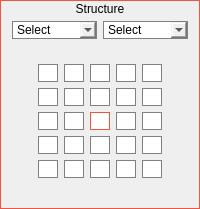
             <widget class="QGroupBox" name="groupBox_6">
              <property name="minimumSize">
               <size>
                <width>0</width>
                <height>0</height>
               </size>
              </property>
              <property name="maximumSize">
               <size>
                <width>16777215</width>
                <height>400</height>
               </size>
              </property>
              <property name="styleSheet">
               <string notr="true">border: 1px solid #F05542;</string>
              </property>
              <property name="title">
               <string>Structure</string>
              </property>
              <property name="alignment">
               <set>Qt::AlignCenter</set>
              </property>
              <layout class="QVBoxLayout" name="verticalLayout_19">
               <property name="topMargin">
                <number>20</number>
               </property>
               <item>
                <layout class="QHBoxLayout" name="horizontalLayout_8">
                 <property name="sizeConstraint">
                  <enum>QLayout::SetDefaultConstraint</enum>
                 </property>
                 <item>
                  <widget class="QComboBox" name="sizeEstruc">
                   <property name="styleSheet">
                    <string notr="true">border: 1px solid grey</string>
                   </property>
                   <item>
                    <property name="text">
                     <string>Select</string>
                    </property>
                   </item>
                   <item>
                    <property name="text">
                     <string>3x3</string>
                    </property>
                   </item>
                   <item>
                    <property name="text">
                     <string>5x5</string>
                    </property>
                   </item>
                  </widget>
                 </item>
                 <item>
                  <widget class="QComboBox" name="optionsEstruc">
                   <property name="styleSheet">
                    <string notr="true">border: 1px solid grey</string>
                   </property>
                   <item>
                    <property name="text">
                     <string>Select</string>
                    </property>
                   </item>
                   <item>
                    <property name="text">
                     <string>option 1</string>
                    </property>
                   </item>
                   <item>
                    <property name="text">
                     <string>option 2</string>
                    </property>
                   </item>
                   <item>
                    <property name="text">
                     <string>option 3</string>
                    </property>
                   </item>
                   <item>
                    <property name="text">
                     <string>option 4</string>
                    </property>
                   </item>
                   <item>
                    <property name="text">
                     <string>option 5</string>
                    </property>
                   </item>
                   <item>
                    <property name="text">
                     <string>option 6</string>
                    </property>
                   </item>
                   <item>
                    <property name="text">
                     <string>option 7</string>
                    </property>
                   </item>
                  </widget>
                 </item>
                </layout>
               </item>
               <item>
                <spacer name="verticalSpacer">
                 <property name="orientation">
                  <enum>Qt::Vertical</enum>
                 </property>
                 <property name="sizeType">
                  <enum>QSizePolicy::Expanding</enum>
                 </property>
                 <property name="sizeHint" stdset="0">
                  <size>
                   <width>20</width>
                   <height>10</height>
                  </size>
                 </property>
                </spacer>
               </item>
               <item>
                <widget class="QFrame" name="structure">
                 <property name="minimumSize">
                  <size>
                   <width>0</width>
                   <height>0</height>
                  </size>
                 </property>
                 <property name="styleSheet">
                  <string notr="true">border: none</string>
                 </property>
                 <property name="frameShape">
                  <enum>QFrame::StyledPanel</enum>
                 </property>
                 <property name="frameShadow">
                  <enum>QFrame::Raised</enum>
                 </property>
                 <layout class="QVBoxLayout" name="verticalLayout_21">
                  <item>
                   <layout class="QGridLayout" name="grid">
                    <item row="2" column="0">
                     <layout class="QHBoxLayout" name="E_1">
                      <item>
                       <widget class="QLineEdit" name="e_1_0">
                        <property name="enabled">
                         <bool>false</bool>
                        </property>
                        <property name="minimumSize">
                         <size>
                          <width>0</width>
                          <height>0</height>
                         </size>
                        </property>
                        <property name="maximumSize">
                         <size>
                          <width>20</width>
                          <height>20</height>
                         </size>
                        </property>
                        <property name="styleSheet">
                         <string notr="true">border: 1px solid grey</string>
                        </property>
                        <property name="alignment">
                         <set>Qt::AlignCenter</set>
                        </property>
                       </widget>
                      </item>
                      <item>
                       <widget class="QLineEdit" name="e_1_1">
                        <property name="enabled">
                         <bool>false</bool>
                        </property>
                        <property name="minimumSize">
                         <size>
                          <width>0</width>
                          <height>0</height>
                         </size>
                        </property>
                        <property name="maximumSize">
                         <size>
                          <width>20</width>
                          <height>20</height>
                         </size>
                        </property>
                        <property name="styleSheet">
                         <string notr="true">border: 1px solid grey</string>
                        </property>
                        <property name="alignment">
                         <set>Qt::AlignCenter</set>
                        </property>
                       </widget>
                      </item>
                      <item>
                       <widget class="QLineEdit" name="e_1_2">
                        <property name="enabled">
                         <bool>false</bool>
                        </property>
                        <property name="minimumSize">
                         <size>
                          <width>0</width>
                          <height>0</height>
                         </size>
                        </property>
                        <property name="maximumSize">
                         <size>
                          <width>20</width>
                          <height>20</height>
                         </size>
                        </property>
                        <property name="styleSheet">
                         <string notr="true">border: 1px solid grey</string>
                        </property>
                        <property name="alignment">
                         <set>Qt::AlignCenter</set>
                        </property>
                       </widget>
                      </item>
                      <item>
                       <widget class="QLineEdit" name="e_1_3">
                        <property name="enabled">
                         <bool>false</bool>
                        </property>
                        <property name="minimumSize">
                         <size>
                          <width>0</width>
                          <height>0</height>
                         </size>
                        </property>
                        <property name="maximumSize">
                         <size>
                          <width>20</width>
                          <height>20</height>
                         </size>
                        </property>
                        <property name="styleSheet">
                         <string notr="true">border: 1px solid grey</string>
                        </property>
                        <property name="alignment">
                         <set>Qt::AlignCenter</set>
                        </property>
                       </widget>
                      </item>
                      <item>
                       <widget class="QLineEdit" name="e_1_4">
                        <property name="enabled">
                         <bool>false</bool>
                        </property>
                        <property name="minimumSize">
                         <size>
                          <width>0</width>
                          <height>0</height>
                         </size>
                        </property>
                        <property name="maximumSize">
                         <size>
                          <width>20</width>
                          <height>20</height>
                         </size>
                        </property>
                        <property name="styleSheet">
                         <string notr="true">border: 1px solid grey</string>
                        </property>
                        <property name="alignment">
                         <set>Qt::AlignCenter</set>
                        </property>
                       </widget>
                      </item>
                     </layout>
                    </item>
                    <item row="5" column="0">
                     <layout class="QHBoxLayout" name="E_4">
                      <item>
                       <widget class="QLineEdit" name="e_4_0">
                        <property name="enabled">
                         <bool>false</bool>
                        </property>
                        <property name="minimumSize">
                         <size>
                          <width>0</width>
                          <height>0</height>
                         </size>
                        </property>
                        <property name="maximumSize">
                         <size>
                          <width>20</width>
                          <height>20</height>
                         </size>
                        </property>
                        <property name="styleSheet">
                         <string notr="true">border: 1px solid grey</string>
                        </property>
                        <property name="alignment">
                         <set>Qt::AlignCenter</set>
                        </property>
                       </widget>
                      </item>
                      <item>
                       <widget class="QLineEdit" name="e_4_1">
                        <property name="enabled">
                         <bool>false</bool>
                        </property>
                        <property name="minimumSize">
                         <size>
                          <width>0</width>
                          <height>0</height>
                         </size>
                        </property>
                        <property name="maximumSize">
                         <size>
                          <width>20</width>
                          <height>20</height>
                         </size>
                        </property>
                        <property name="styleSheet">
                         <string notr="true">border: 1px solid grey</string>
                        </property>
                        <property name="alignment">
                         <set>Qt::AlignCenter</set>
                        </property>
                       </widget>
                      </item>
                      <item>
                       <widget class="QLineEdit" name="e_4_2">
                        <property name="enabled">
                         <bool>false</bool>
                        </property>
                        <property name="minimumSize">
                         <size>
                          <width>0</width>
                          <height>0</height>
                         </size>
                        </property>
                        <property name="maximumSize">
                         <size>
                          <width>20</width>
                          <height>20</height>
                         </size>
                        </property>
                        <property name="styleSheet">
                         <string notr="true">border: 1px solid grey</string>
                        </property>
                        <property name="alignment">
                         <set>Qt::AlignCenter</set>
                        </property>
                       </widget>
                      </item>
                      <item>
                       <widget class="QLineEdit" name="e_4_3">
                        <property name="enabled">
                         <bool>false</bool>
                        </property>
                        <property name="minimumSize">
                         <size>
                          <width>0</width>
                          <height>0</height>
                         </size>
                        </property>
                        <property name="maximumSize">
                         <size>
                          <width>20</width>
                          <height>20</height>
                         </size>
                        </property>
                        <property name="styleSheet">
                         <string notr="true">border: 1px solid grey</string>
                        </property>
                        <property name="alignment">
                         <set>Qt::AlignCenter</set>
                        </property>
                       </widget>
                      </item>
                      <item>
                       <widget class="QLineEdit" name="e_4_4">
                        <property name="enabled">
                         <bool>false</bool>
                        </property>
                        <property name="minimumSize">
                         <size>
                          <width>0</width>
                          <height>0</height>
                         </size>
                        </property>
                        <property name="maximumSize">
                         <size>
                          <width>20</width>
                          <height>20</height>
                         </size>
                        </property>
                        <property name="styleSheet">
                         <string notr="true">border: 1px solid grey</string>
                        </property>
                        <property name="alignment">
                         <set>Qt::AlignCenter</set>
                        </property>
                       </widget>
                      </item>
                     </layout>
                    </item>
                    <item row="3" column="0">
                     <layout class="QHBoxLayout" name="E_2">
                      <item>
                       <widget class="QLineEdit" name="e_2_0">
                        <property name="enabled">
                         <bool>false</bool>
                        </property>
                        <property name="minimumSize">
                         <size>
                          <width>0</width>
                          <height>0</height>
                         </size>
                        </property>
                        <property name="maximumSize">
                         <size>
                          <width>20</width>
                          <height>20</height>
                         </size>
                        </property>
                        <property name="styleSheet">
                         <string notr="true">border: 1px solid grey</string>
                        </property>
                        <property name="alignment">
                         <set>Qt::AlignCenter</set>
                        </property>
                       </widget>
                      </item>
                      <item>
                       <widget class="QLineEdit" name="e_2_1">
                        <property name="enabled">
                         <bool>false</bool>
                        </property>
                        <property name="minimumSize">
                         <size>
                          <width>0</width>
                          <height>0</height>
                         </size>
                        </property>
                        <property name="maximumSize">
                         <size>
                          <width>20</width>
                          <height>20</height>
                         </size>
                        </property>
                        <property name="styleSheet">
                         <string notr="true">border: 1px solid grey</string>
                        </property>
                        <property name="alignment">
                         <set>Qt::AlignCenter</set>
                        </property>
                       </widget>
                      </item>
                      <item>
                       <widget class="QLineEdit" name="e_2_2">
                        <property name="enabled">
                         <bool>false</bool>
                        </property>
                        <property name="minimumSize">
                         <size>
                          <width>0</width>
                          <height>0</height>
                         </size>
                        </property>
                        <property name="maximumSize">
                         <size>
                          <width>20</width>
                          <height>20</height>
                         </size>
                        </property>
                        <property name="styleSheet">
                         <string notr="true">border: 1px solid #F05542;</string>
                        </property>
                        <property name="alignment">
                         <set>Qt::AlignCenter</set>
                        </property>
                       </widget>
                      </item>
                      <item>
                       <widget class="QLineEdit" name="e_2_3">
                        <property name="enabled">
                         <bool>false</bool>
                        </property>
                        <property name="minimumSize">
                         <size>
                          <width>0</width>
                          <height>0</height>
                         </size>
                        </property>
                        <property name="maximumSize">
                         <size>
                          <width>20</width>
                          <height>20</height>
                         </size>
                        </property>
                        <property name="styleSheet">
                         <string notr="true">border: 1px solid grey</string>
                        </property>
                        <property name="alignment">
                         <set>Qt::AlignCenter</set>
                        </property>
                       </widget>
                      </item>
                      <item>
                       <widget class="QLineEdit" name="e_2_4">
                        <property name="enabled">
                         <bool>false</bool>
                        </property>
                        <property name="minimumSize">
                         <size>
                          <width>0</width>
                          <height>0</height>
                         </size>
                        </property>
                        <property name="maximumSize">
                         <size>
                          <width>20</width>
                          <height>20</height>
                         </size>
                        </property>
                        <property name="styleSheet">
                         <string notr="true">border: 1px solid grey</string>
                        </property>
                        <property name="alignment">
                         <set>Qt::AlignCenter</set>
                        </property>
                       </widget>
                      </item>
                     </layout>
                    </item>
                    <item row="4" column="0">
                     <layout class="QHBoxLayout" name="E_3">
                      <item>
                       <widget class="QLineEdit" name="e_3_0">
                        <property name="enabled">
                         <bool>false</bool>
                        </property>
                        <property name="minimumSize">
                         <size>
                          <width>0</width>
                          <height>0</height>
                         </size>
                        </property>
                        <property name="maximumSize">
                         <size>
                          <width>20</width>
                          <height>20</height>
                         </size>
                        </property>
                        <property name="styleSheet">
                         <string notr="true">border: 1px solid grey</string>
                        </property>
                        <property name="alignment">
                         <set>Qt::AlignCenter</set>
                        </property>
                       </widget>
                      </item>
                      <item>
                       <widget class="QLineEdit" name="e_3_1">
                        <property name="enabled">
                         <bool>false</bool>
                        </property>
                        <property name="minimumSize">
                         <size>
                          <width>0</width>
                          <height>0</height>
                         </size>
                        </property>
                        <property name="maximumSize">
                         <size>
                          <width>20</width>
                          <height>20</height>
                         </size>
                        </property>
                        <property name="styleSheet">
                         <string notr="true">border: 1px solid grey</string>
                        </property>
                        <property name="alignment">
                         <set>Qt::AlignCenter</set>
                        </property>
                       </widget>
                      </item>
                      <item>
                       <widget class="QLineEdit" name="e_3_2">
                        <property name="enabled">
                         <bool>false</bool>
                        </property>
                        <property name="minimumSize">
                         <size>
                          <width>0</width>
                          <height>0</height>
                         </size>
                        </property>
                        <property name="maximumSize">
                         <size>
                          <width>20</width>
                          <height>20</height>
                         </size>
                        </property>
                        <property name="styleSheet">
                         <string notr="true">border: 1px solid grey</string>
                        </property>
                        <property name="alignment">
                         <set>Qt::AlignCenter</set>
                        </property>
                       </widget>
                      </item>
                      <item>
                       <widget class="QLineEdit" name="e_3_3">
                        <property name="enabled">
                         <bool>false</bool>
                        </property>
                        <property name="minimumSize">
                         <size>
                          <width>0</width>
                          <height>0</height>
                         </size>
                        </property>
                        <property name="maximumSize">
                         <size>
                          <width>20</width>
                          <height>20</height>
                         </size>
                        </property>
                        <property name="styleSheet">
                         <string notr="true">border: 1px solid grey</string>
                        </property>
                        <property name="alignment">
                         <set>Qt::AlignCenter</set>
                        </property>
                       </widget>
                      </item>
                      <item>
                       <widget class="QLineEdit" name="e_3_4">
                        <property name="enabled">
                         <bool>false</bool>
                        </property>
                        <property name="minimumSize">
                         <size>
                          <width>0</width>
                          <height>0</height>
                         </size>
                        </property>
                        <property name="maximumSize">
                         <size>
                          <width>20</width>
                          <height>20</height>
                         </size>
                        </property>
                        <property name="styleSheet">
                         <string notr="true">border: 1px solid grey</string>
                        </property>
                        <property name="alignment">
                         <set>Qt::AlignCenter</set>
                        </property>
                       </widget>
                      </item>
                     </layout>
                    </item>
                    <item row="1" column="0">
                     <layout class="QHBoxLayout" name="E_0">
                      <item>
                       <widget class="QLineEdit" name="e_0_0">
                        <property name="enabled">
                         <bool>false</bool>
                        </property>
                        <property name="minimumSize">
                         <size>
                          <width>0</width>
                          <height>0</height>
                         </size>
                        </property>
                        <property name="maximumSize">
                         <size>
                          <width>20</width>
                          <height>20</height>
                         </size>
                        </property>
                        <property name="styleSheet">
                         <string notr="true">border: 1px solid grey</string>
                        </property>
                        <property name="alignment">
                         <set>Qt::AlignCenter</set>
                        </property>
                       </widget>
                      </item>
                      <item>
                       <widget class="QLineEdit" name="e_0_1">
                        <property name="enabled">
                         <bool>false</bool>
                        </property>
                        <property name="minimumSize">
                         <size>
                          <width>0</width>
                          <height>0</height>
                         </size>
                        </property>
                        <property name="maximumSize">
                         <size>
                          <width>20</width>
                          <height>20</height>
                         </size>
                        </property>
                        <property name="styleSheet">
                         <string notr="true">border: 1px solid grey</string>
                        </property>
                        <property name="alignment">
                         <set>Qt::AlignCenter</set>
                        </property>
                       </widget>
                      </item>
                      <item>
                       <widget class="QLineEdit" name="e_0_2">
                        <property name="enabled">
                         <bool>false</bool>
                        </property>
                        <property name="minimumSize">
                         <size>
                          <width>0</width>
                          <height>0</height>
                         </size>
                        </property>
                        <property name="maximumSize">
                         <size>
                          <width>20</width>
                          <height>20</height>
                         </size>
                        </property>
                        <property name="styleSheet">
                         <string notr="true">border: 1px solid grey</string>
                        </property>
                        <property name="alignment">
                         <set>Qt::AlignCenter</set>
                        </property>
                       </widget>
                      </item>
                      <item>
                       <widget class="QLineEdit" name="e_0_3">
                        <property name="enabled">
                         <bool>false</bool>
                        </property>
                        <property name="minimumSize">
                         <size>
                          <width>0</width>
                          <height>0</height>
                         </size>
                        </property>
                        <property name="maximumSize">
                         <size>
                          <width>20</width>
                          <height>20</height>
                         </size>
                        </property>
                        <property name="styleSheet">
                         <string notr="true">border: 1px solid grey</string>
                        </property>
                        <property name="alignment">
                         <set>Qt::AlignCenter</set>
                        </property>
                       </widget>
                      </item>
                      <item>
                       <widget class="QLineEdit" name="e_0_4">
                        <property name="enabled">
                         <bool>false</bool>
                        </property>
                        <property name="minimumSize">
                         <size>
                          <width>0</width>
                          <height>0</height>
                         </size>
                        </property>
                        <property name="maximumSize">
                         <size>
                          <width>20</width>
                          <height>20</height>
                         </size>
                        </property>
                        <property name="styleSheet">
                         <string notr="true">border: 1px solid grey</string>
                        </property>
                        <property name="alignment">
                         <set>Qt::AlignCenter</set>
                        </property>
                       </widget>
                      </item>
                     </layout>
                    </item>
                   </layout>
                  </item>
                 </layout>
                </widget>
               </item>
               <item>
                <spacer name="verticalSpacer_3">
                 <property name="orientation">
                  <enum>Qt::Vertical</enum>
                 </property>
                 <property name="sizeType">
                  <enum>QSizePolicy::Fixed</enum>
                 </property>
                 <property name="sizeHint" stdset="0">
                  <size>
                   <width>20</width>
                   <height>10</height>
                  </size>
                 </property>
                </spacer>
               </item>
              </layout>
             </widget>
